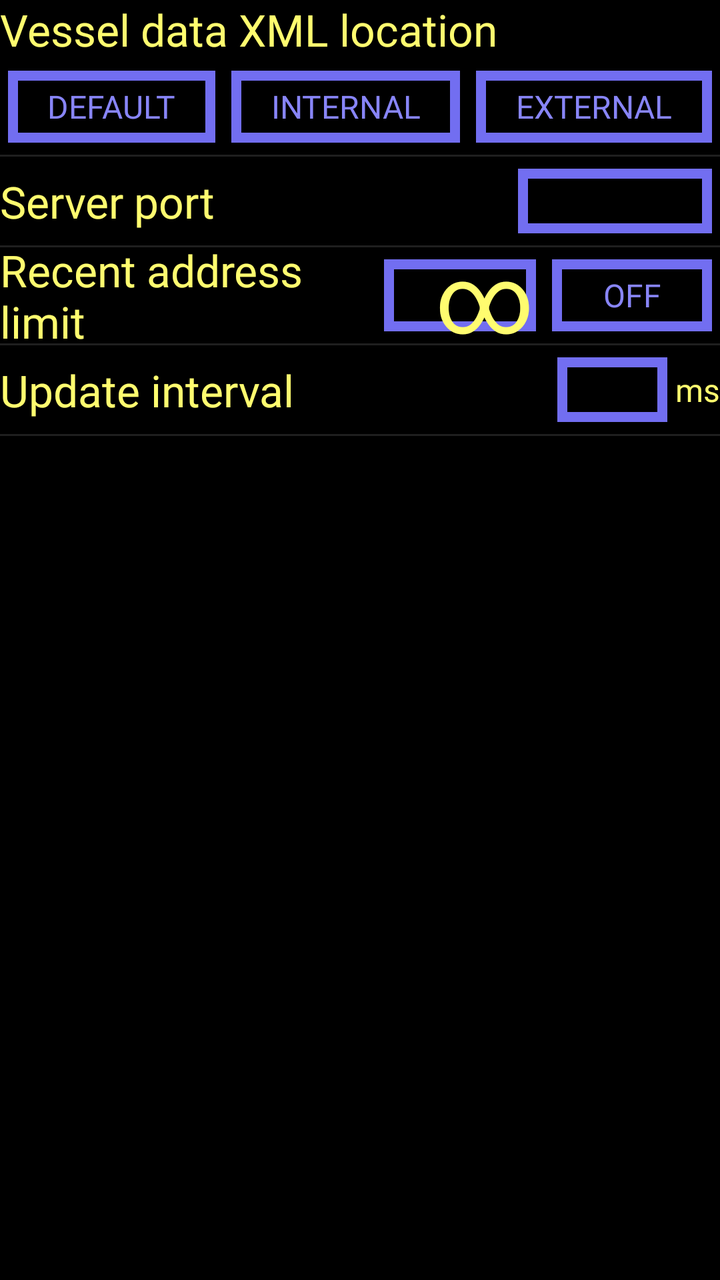
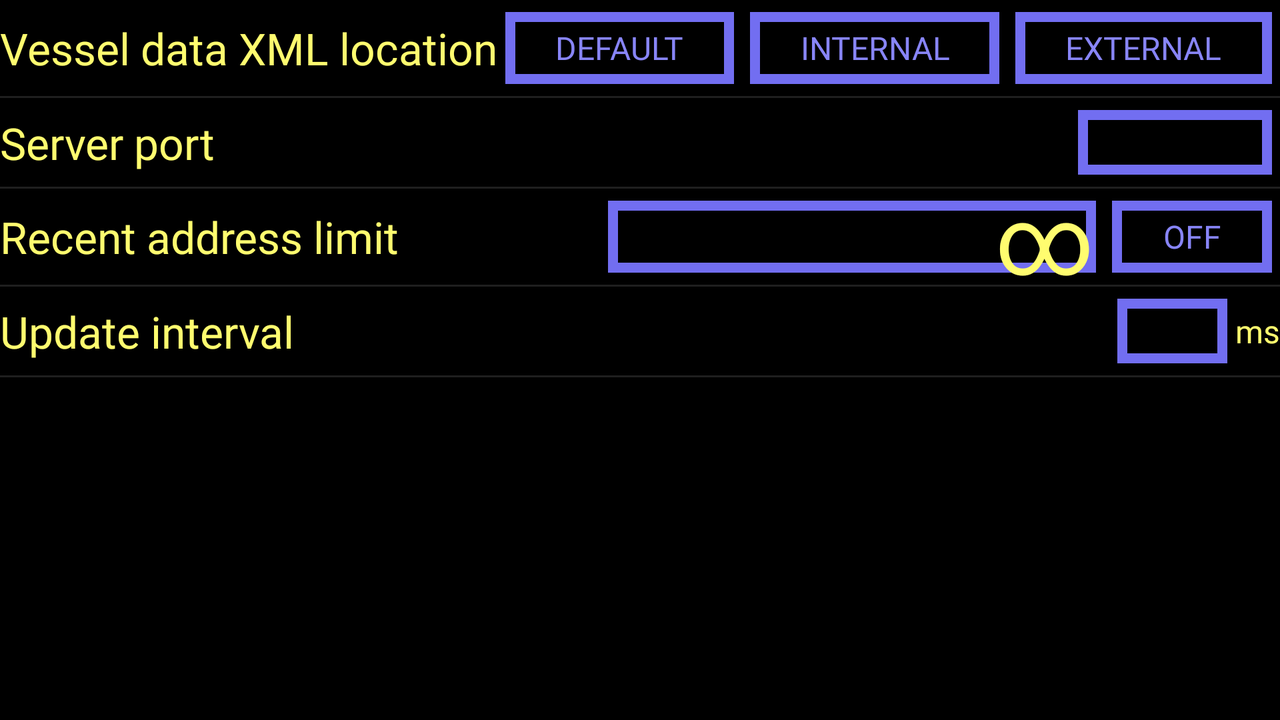

The same Android screen from two of the app's own layout files: first res/layout/ as a phone draws it, then the repository's variant for another configuration, drawn on a device whose configuration selects that folder. Both files follow.
<!-- AndroidManifest.xml: application theme Theme.ArtemisAgent -->
<!-- res/layout/settings_client.xml -->
<?xml version="1.0" encoding="utf-8"?>
<androidx.constraintlayout.widget.ConstraintLayout
    xmlns:android="http://schemas.android.com/apk/res/android"
    xmlns:app="http://schemas.android.com/apk/res-auto"
    android:layout_width="match_parent"
    android:layout_height="match_parent">
    <TextView
        android:id="@+id/vesselDataTitle"
        android:layout_width="wrap_content"
        android:layout_height="wrap_content"
        android:text="@string/vessel_data_xml_location"
        android:textSize="@dimen/mediumTextSize"
        app:layout_constraintLeft_toLeftOf="parent"
        app:layout_constraintStart_toStartOf="parent"
        app:layout_constraintTop_toTopOf="parent" />
    <RadioGroup
        android:id="@+id/vesselDataOptions"
        android:layout_width="match_parent"
        android:layout_height="wrap_content"
        android:orientation="horizontal"
        app:layout_constraintTop_toBottomOf="@id/vesselDataTitle" >
        <RadioButton
            android:id="@+id/vesselDataDefault"
            android:layout_width="wrap_content"
            android:layout_height="wrap_content"
            android:layout_weight="1"
            android:text="@string/default_setting" />
        <RadioButton
            android:id="@+id/vesselDataInternalStorage"
            android:layout_width="wrap_content"
            android:layout_height="wrap_content"
            android:layout_weight="1"
            android:text="@string/vessel_data_internal" />
        <RadioButton
            android:id="@+id/vesselDataExternalStorage"
            android:layout_width="wrap_content"
            android:layout_height="wrap_content"
            android:layout_weight="1"
            android:text="@string/vessel_data_external" />
    </RadioGroup>
    <View
        android:id="@+id/vesselDataDivider"
        android:layout_width="match_parent"
        android:layout_height="1dp"
        android:background="?android:attr/listDivider"
        app:layout_constraintTop_toBottomOf="@id/vesselDataOptions" />
    <TextView
        android:id="@+id/serverPortTitle"
        android:layout_width="0dp"
        android:layout_height="wrap_content"
        android:labelFor="@id/serverPortField"
        android:text="@string/server_port"
        android:textSize="@dimen/mediumTextSize"
        app:layout_constraintBottom_toBottomOf="@id/serverPortField"
        app:layout_constraintEnd_toStartOf="@id/serverPortField"
        app:layout_constraintLeft_toLeftOf="parent"
        app:layout_constraintRight_toLeftOf="@id/serverPortField"
        app:layout_constraintStart_toStartOf="parent"
        app:layout_constraintTop_toTopOf="@id/serverPortField" />
    <EditText
        android:id="@+id/serverPortField"
        android:layout_width="wrap_content"
        android:layout_height="0dp"
        android:ems="5"
        android:gravity="center_vertical|end"
        android:importantForAutofill="no"
        android:inputType="number"
        android:maxLength="5"
        app:layout_constraintEnd_toEndOf="parent"
        app:layout_constraintRight_toRightOf="parent"
        app:layout_constraintTop_toBottomOf="@id/vesselDataDivider" />
    <View
        android:id="@+id/serverPortDivider"
        android:layout_width="match_parent"
        android:layout_height="1dp"
        android:background="?android:attr/listDivider"
        app:layout_constraintTop_toBottomOf="@id/serverPortField" />
    <TextView
        android:id="@+id/addressLimitTitle"
        android:layout_width="0dp"
        android:layout_height="wrap_content"
        android:labelFor="@id/addressLimitField"
        android:text="@string/recent_address_limit"
        android:textSize="@dimen/mediumTextSize"
        app:layout_constraintBottom_toBottomOf="@id/addressLimitEnableButton"
        app:layout_constraintEnd_toStartOf="@id/addressLimitField"
        app:layout_constraintLeft_toLeftOf="parent"
        app:layout_constraintRight_toLeftOf="@id/addressLimitField"
        app:layout_constraintStart_toStartOf="parent"
        app:layout_constraintTop_toTopOf="@id/addressLimitEnableButton" />
    <EditText
        android:id="@+id/addressLimitField"
        android:layout_width="wrap_content"
        android:layout_height="0dp"
        android:ems="4"
        android:gravity="center_vertical|end"
        android:importantForAutofill="no"
        android:inputType="number"
        app:layout_constraintBottom_toBottomOf="@id/addressLimitEnableButton"
        app:layout_constraintEnd_toStartOf="@id/addressLimitEnableButton"
        app:layout_constraintRight_toLeftOf="@id/addressLimitEnableButton"
        app:layout_constraintTop_toTopOf="@id/addressLimitEnableButton" />
    <ToggleButton
        android:id="@+id/addressLimitEnableButton"
        android:layout_width="wrap_content"
        android:layout_height="wrap_content"
        android:textOff="@string/off"
        android:textOn="@string/on"
        app:layout_constraintEnd_toEndOf="parent"
        app:layout_constraintRight_toRightOf="parent"
        app:layout_constraintTop_toBottomOf="@id/serverPortDivider" />
    <TextView
        android:id="@+id/addressLimitInfinity"
        android:layout_width="0dp"
        android:layout_height="wrap_content"
        android:layout_marginEnd="@dimen/paddingSmall"
        android:text="@string/infinity"
        android:textSize="48sp"
        app:layout_constraintBottom_toBottomOf="@id/addressLimitEnableButton"
        app:layout_constraintEnd_toStartOf="@id/addressLimitEnableButton"
        app:layout_constraintRight_toLeftOf="@id/addressLimitEnableButton"
        app:layout_constraintTop_toTopOf="@id/addressLimitEnableButton" />
    <View
        android:id="@+id/addressLimitDivider"
        android:layout_width="match_parent"
        android:layout_height="1dp"
        android:background="?android:attr/listDivider"
        app:layout_constraintTop_toBottomOf="@id/addressLimitEnableButton" />
    <TextView
        android:id="@+id/updateIntervalTitle"
        android:layout_width="0dp"
        android:layout_height="wrap_content"
        android:labelFor="@id/updateIntervalField"
        android:text="@string/update_interval"
        android:textSize="@dimen/mediumTextSize"
        app:layout_constraintBottom_toBottomOf="@id/updateIntervalField"
        app:layout_constraintEnd_toStartOf="@id/updateIntervalField"
        app:layout_constraintLeft_toLeftOf="parent"
        app:layout_constraintRight_toLeftOf="@id/updateIntervalField"
        app:layout_constraintStart_toStartOf="parent"
        app:layout_constraintTop_toTopOf="@id/updateIntervalField" />
    <EditText
        android:id="@+id/updateIntervalField"
        android:layout_width="wrap_content"
        android:layout_height="wrap_content"
        android:ems="3"
        android:gravity="center_vertical|end"
        android:importantForAutofill="no"
        android:inputType="number"
        android:maxLength="3"
        app:layout_constraintEnd_toStartOf="@id/updateIntervalMilliseconds"
        app:layout_constraintRight_toLeftOf="@id/updateIntervalMilliseconds"
        app:layout_constraintTop_toBottomOf="@id/addressLimitDivider" />
    <TextView
        android:id="@+id/updateIntervalMilliseconds"
        android:layout_width="0dp"
        android:layout_height="wrap_content"
        android:text="@string/milliseconds"
        android:textSize="@dimen/baseTextSize"
        app:layout_constraintBottom_toBottomOf="@id/updateIntervalField"
        app:layout_constraintEnd_toEndOf="parent"
        app:layout_constraintRight_toRightOf="parent"
        app:layout_constraintTop_toTopOf="@id/updateIntervalField" />
    <View
        android:id="@+id/updateIntervalDivider"
        android:layout_width="match_parent"
        android:layout_height="1dp"
        android:background="?android:attr/listDivider"
        app:layout_constraintTop_toBottomOf="@id/updateIntervalField" />
</androidx.constraintlayout.widget.ConstraintLayout>
<!-- resources referenced by this layout -->
<resources>
  <dimen name="baseTextSize">16sp</dimen>
  <dimen name="mediumTextSize">22sp</dimen>
  <dimen name="paddingSmall">5dp</dimen>
  <string name="default_setting">Default</string>
  <string name="infinity">\u221E</string>
  <string name="milliseconds">ms</string>
  <string name="off">Off</string>
  <string name="on">On</string>
  <string name="recent_address_limit">Recent address limit</string>
  <string name="server_port">Server port</string>
  <string name="update_interval">Update interval</string>
  <string name="vessel_data_external">External</string>
  <string name="vessel_data_internal">Internal</string>
  <string name="vessel_data_xml_location">Vessel data XML location</string>
  <color name="colorPrimary">#726EF1</color>
  <color name="backgroundBlack">#000000</color>
  <color name="colorAccent">#8885F8</color>
  <color name="textDefault">#FFFC6F</color>
  <style name="TextAppearance.ArtemisAgent" parent="TextAppearance.AppCompat">
          <item name="android:textSize">@dimen/baseTextSize</item>
      </style>
  <style name="TextAppearance.ArtemisAgent.Button" parent="TextAppearance.AppCompat.Button">
          <item name="android:textSize">@dimen/baseTextSize</item>
      </style>
  <!-- drawable checkbox_drawable (drawable) -->
  <?xml version="1.0" encoding="utf-8"?>
  <shape xmlns:android="http://schemas.android.com/apk/res/android"
      android:shape="rectangle">
      <stroke android:width="3dp" android:color="?attr/colorButtonNormal" />
      <solid android:color="@color/checkbox_fill" />
      <size android:width="@dimen/checkBoxSize" android:height="@dimen/checkBoxSize" />
  </shape>
  <style name="Widget.ArtemisAgent.Button" parent="Widget.AppCompat.Button">
          <item name="android:background">@drawable/button_drawable</item>
          <item name="android:textColor">@color/button_text_color</item>
      </style>
  <style name="Widget.ArtemisAgent.TextView" parent="Widget.AppCompat.TextView">
          <item name="android:textColor">?android:attr/textColorPrimary</item>
      </style>
  <style name="Widget.ArtemisAgent.EditText" parent="Widget.AppCompat.EditText">
          <item name="background">@drawable/button_drawable</item>
          <item name="android:background">@drawable/button_drawable</item>
          <item name="android:textCursorDrawable">@drawable/text_cursor</item>
          <item name="android:textColorHint">?android:attr/textColorPrimary</item>
      </style>
  <style name="Widget.ArtemisAgent.AutoCompleteTextView" parent="Widget.AppCompat.AutoCompleteTextView">
          <item name="background">@drawable/button_drawable</item>
          <item name="android:background">@drawable/button_drawable</item>
          <item name="android:popupAnimationStyle">@anim/appear</item>
          <item name="android:popupBackground">@drawable/button_drawable</item>
          <item name="android:textCursorDrawable">@drawable/text_cursor</item>
      </style>
  <style name="ThemeOverlay.ArtemisAgent.AlertDialog" parent="ThemeOverlay.AppCompat.Dialog.Alert">
          <item name="android:backgroundDimEnabled">false</item>
          <item name="android:scrollbars">none</item>
          <item name="android:windowBackground">@drawable/button_drawable</item>
          <item name="android:windowAnimationStyle">@anim/appear</item>
      </style>
  <style name="Widget.ArtemisAgent.SeekBar" parent="Widget.AppCompat.SeekBar">
          <item name="background">@drawable/slider_drawable</item>
          <item name="android:background">@drawable/slider_drawable</item>
          <item name="android:progressDrawable">@drawable/slider_drawable</item>
          <item name="android:thumb">@drawable/text_cursor</item>
      </style>
  <dimen name="checkBoxSize">16dp</dimen>
  <!-- drawable text_cursor (drawable) -->
  <?xml version="1.0" encoding="utf-8"?>
  <shape xmlns:android="http://schemas.android.com/apk/res/android"
      android:shape="rectangle">
      <size android:height="10dip" android:width="10dip" />
      <solid android:color="?attr/colorPrimary" />
  </shape>
</resources>
<!-- res/layout-land/settings_client.xml (the repository's variant of the layout above) -->
<!-- drawn on the phone turned sideways -->
<?xml version="1.0" encoding="utf-8"?>
<androidx.constraintlayout.widget.ConstraintLayout
    xmlns:android="http://schemas.android.com/apk/res/android"
    xmlns:app="http://schemas.android.com/apk/res-auto"
    android:layout_width="match_parent"
    android:layout_height="match_parent">
    <TextView
        android:id="@+id/vesselDataTitle"
        android:layout_width="wrap_content"
        android:layout_height="wrap_content"
        android:text="@string/vessel_data_xml_location"
        android:textSize="@dimen/mediumTextSize"
        app:layout_constraintBottom_toBottomOf="@id/vesselDataOptions"
        app:layout_constraintLeft_toLeftOf="parent"
        app:layout_constraintStart_toStartOf="parent"
        app:layout_constraintTop_toTopOf="@id/vesselDataOptions" />
    <RadioGroup
        android:id="@+id/vesselDataOptions"
        android:layout_width="0dp"
        android:layout_height="wrap_content"
        android:orientation="horizontal"
        app:layout_constraintEnd_toEndOf="parent"
        app:layout_constraintRight_toRightOf="parent"
        app:layout_constraintLeft_toRightOf="@id/vesselDataTitle"
        app:layout_constraintStart_toEndOf="@id/vesselDataTitle"
        app:layout_constraintTop_toTopOf="parent">
        <RadioButton
            android:id="@+id/vesselDataDefault"
            android:layout_width="wrap_content"
            android:layout_height="wrap_content"
            android:layout_weight="1"
            android:text="@string/default_setting" />
        <RadioButton
            android:id="@+id/vesselDataInternalStorage"
            android:layout_width="wrap_content"
            android:layout_height="wrap_content"
            android:layout_weight="1"
            android:text="@string/vessel_data_internal" />
        <RadioButton
            android:id="@+id/vesselDataExternalStorage"
            android:layout_width="wrap_content"
            android:layout_height="wrap_content"
            android:layout_weight="1"
            android:text="@string/vessel_data_external" />
    </RadioGroup>
    <View
        android:id="@+id/vesselDataDivider"
        android:layout_width="match_parent"
        android:layout_height="1dp"
        android:background="?android:attr/listDivider"
        app:layout_constraintTop_toBottomOf="@id/vesselDataOptions" />
    <TextView
        android:id="@+id/serverPortTitle"
        android:layout_width="0dp"
        android:layout_height="wrap_content"
        android:labelFor="@id/serverPortField"
        android:text="@string/server_port"
        android:textSize="@dimen/mediumTextSize"
        app:layout_constraintBottom_toBottomOf="@id/serverPortField"
        app:layout_constraintEnd_toStartOf="@id/serverPortField"
        app:layout_constraintLeft_toLeftOf="parent"
        app:layout_constraintRight_toLeftOf="@id/serverPortField"
        app:layout_constraintStart_toStartOf="parent"
        app:layout_constraintTop_toTopOf="@id/serverPortField" />
    <EditText
        android:id="@+id/serverPortField"
        android:layout_width="wrap_content"
        android:layout_height="0dp"
        android:ems="5"
        android:gravity="center_vertical|end"
        android:importantForAutofill="no"
        android:inputType="number"
        android:maxLength="5"
        app:layout_constraintEnd_toEndOf="parent"
        app:layout_constraintRight_toRightOf="parent"
        app:layout_constraintTop_toBottomOf="@id/vesselDataDivider" />
    <View
        android:id="@+id/serverPortDivider"
        android:layout_width="match_parent"
        android:layout_height="1dp"
        android:background="?android:attr/listDivider"
        app:layout_constraintTop_toBottomOf="@id/serverPortField" />
    <TextView
        android:id="@+id/addressLimitTitle"
        android:layout_width="0dp"
        android:layout_height="wrap_content"
        android:labelFor="@id/addressLimitField"
        android:text="@string/recent_address_limit"
        android:textSize="@dimen/mediumTextSize"
        app:layout_constraintBottom_toBottomOf="@id/addressLimitEnableButton"
        app:layout_constraintEnd_toStartOf="@id/addressLimitField"
        app:layout_constraintLeft_toLeftOf="parent"
        app:layout_constraintRight_toLeftOf="@id/addressLimitField"
        app:layout_constraintStart_toStartOf="parent"
        app:layout_constraintTop_toTopOf="@id/addressLimitEnableButton" />
    <EditText
        android:id="@+id/addressLimitField"
        android:layout_width="wrap_content"
        android:layout_height="0dp"
        android:ems="12"
        android:gravity="center_vertical|end"
        android:importantForAutofill="no"
        android:inputType="number"
        app:layout_constraintBottom_toBottomOf="@id/addressLimitEnableButton"
        app:layout_constraintEnd_toStartOf="@id/addressLimitEnableButton"
        app:layout_constraintRight_toLeftOf="@id/addressLimitEnableButton"
        app:layout_constraintTop_toTopOf="@id/addressLimitEnableButton" />
    <ToggleButton
        android:id="@+id/addressLimitEnableButton"
        android:layout_width="wrap_content"
        android:layout_height="wrap_content"
        android:textOff="@string/off"
        android:textOn="@string/on"
        app:layout_constraintEnd_toEndOf="parent"
        app:layout_constraintRight_toRightOf="parent"
        app:layout_constraintTop_toBottomOf="@id/serverPortDivider" />
    <TextView
        android:id="@+id/addressLimitInfinity"
        android:layout_width="0dp"
        android:layout_height="wrap_content"
        android:layout_marginEnd="@dimen/paddingSmall"
        android:text="@string/infinity"
        android:textSize="48sp"
        app:layout_constraintBottom_toBottomOf="@id/addressLimitEnableButton"
        app:layout_constraintEnd_toStartOf="@id/addressLimitEnableButton"
        app:layout_constraintRight_toLeftOf="@id/addressLimitEnableButton"
        app:layout_constraintTop_toTopOf="@id/addressLimitEnableButton" />
    <View
        android:id="@+id/addressLimitDivider"
        android:layout_width="match_parent"
        android:layout_height="1dp"
        android:background="?android:attr/listDivider"
        app:layout_constraintTop_toBottomOf="@id/addressLimitEnableButton" />
    <TextView
        android:id="@+id/updateIntervalTitle"
        android:layout_width="0dp"
        android:layout_height="wrap_content"
        android:labelFor="@id/updateIntervalField"
        android:text="@string/update_interval"
        android:textSize="@dimen/mediumTextSize"
        app:layout_constraintBottom_toBottomOf="@id/updateIntervalField"
        app:layout_constraintEnd_toStartOf="@id/updateIntervalField"
        app:layout_constraintLeft_toLeftOf="parent"
        app:layout_constraintRight_toLeftOf="@id/updateIntervalField"
        app:layout_constraintStart_toStartOf="parent"
        app:layout_constraintTop_toTopOf="@id/updateIntervalField" />
    <EditText
        android:id="@+id/updateIntervalField"
        android:layout_width="wrap_content"
        android:layout_height="wrap_content"
        android:ems="3"
        android:gravity="center_vertical|end"
        android:importantForAutofill="no"
        android:inputType="number"
        android:maxLength="3"
        app:layout_constraintEnd_toStartOf="@id/updateIntervalMilliseconds"
        app:layout_constraintRight_toLeftOf="@id/updateIntervalMilliseconds"
        app:layout_constraintTop_toBottomOf="@id/addressLimitDivider" />
    <TextView
        android:id="@+id/updateIntervalMilliseconds"
        android:layout_width="0dp"
        android:layout_height="wrap_content"
        android:text="@string/milliseconds"
        android:textSize="@dimen/baseTextSize"
        app:layout_constraintBottom_toBottomOf="@id/updateIntervalField"
        app:layout_constraintEnd_toEndOf="parent"
        app:layout_constraintRight_toRightOf="parent"
        app:layout_constraintTop_toTopOf="@id/updateIntervalField" />
    <View
        android:id="@+id/updateIntervalDivider"
        android:layout_width="match_parent"
        android:layout_height="1dp"
        android:background="?android:attr/listDivider"
        app:layout_constraintTop_toBottomOf="@id/updateIntervalField" />
</androidx.constraintlayout.widget.ConstraintLayout>
